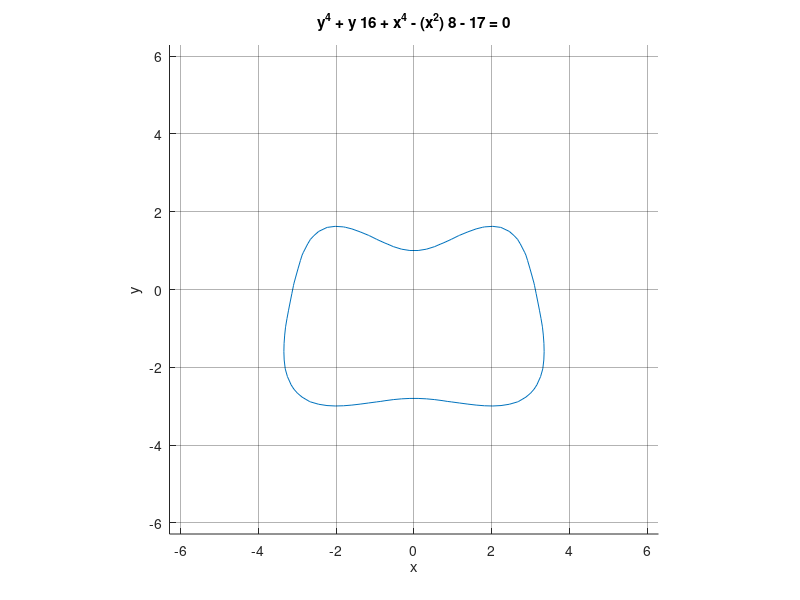

Write the MATLAB code that produced this figure.
clearvars, close all

%x = linspace(-2,2,10000);

C = 1.0;


%y =  1 -(x.^3 + (x.^2).*2  + x.*2 + 4).^0.5

figure(1);
hold on
%for C = -3:1:3
  %ezplot(@(x,y) -x.^3 + 3.*y - y.^3 +C)
  %plot(x, y)
  %ezplot(@(x,y) y - 1 + sqrt(x.^3 + ((x.^2).*2)  + x.*2 + 4))
  ezplot(@(x,y) y.^4 + y.*16 + x.^4 -(x.^2).*8 -17)
%endfor
%ezplot(@(x,y) y+1, [-2 2 -2 2])
axis equal
grid on
set(gca, 'GridColor', [0,0,0])
set(gca, 'GridAlpha', 0.3)
set(gca, 'Layer', 'top')
hold off





